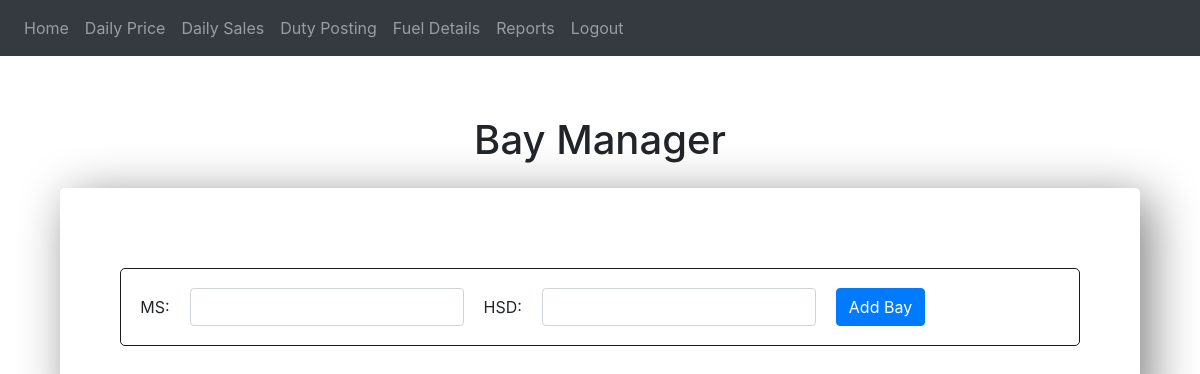
Page /baymanager (signed in) on the earlier database version.
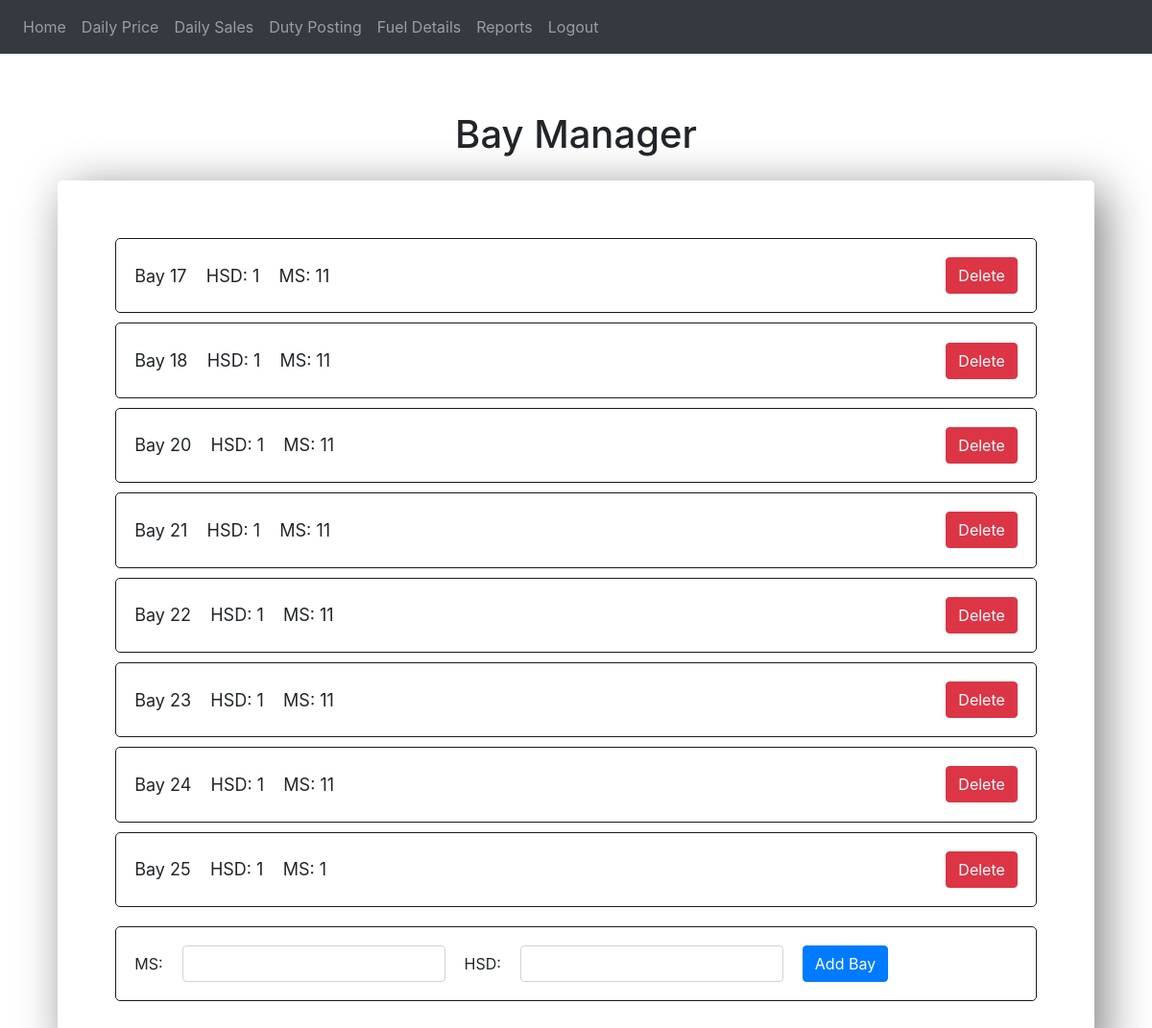
Same page on the later database version.
### website/models.py (models this page shows)
class bay_manager(db.Model):
    bay_no = db.Column(db.Integer, primary_key = True)
    hsd = db.Column(db.Integer)
    ms = db.Column(db.Integer)

### website/views.py (the view, shortened to what this page needs)
@views.route('/baymanager', methods=['GET','POST'])
@login_required
def baymanager():
    MS = request.form.get("MS")
    HSD = request.form.get("HSD")
    bays = bay_manager.query.all()
    return render_template("baymanager.html", bays = bays, user=current_user)

### website/templates/baymanager.html (shortened to what this page needs)
{% extends 'base.html' %}
{% block content %}
<h1 align="center" style="margin-top: 5%;">Bay Manager</h1>
<div style="margin: 5%; margin-top: 2%; border: black 2px; padding: 5%; border-radius: 5px; box-shadow: 10px 10px 50px grey;">
      {% for bay in bays %}
      <div style="border: solid rgb(27, 26, 26) 1px; border-radius: 5px; padding: 2%; margin-bottom: 10px;">
            <div style="display: flex; align-items: center; justify-content: space-between; font-size: 18px;">
                  <div>
                        Bay {{bay.bay_no}} &nbsp;&nbsp; HSD: {{bay.hsd}} &nbsp;&nbsp; MS: {{bay.ms}}
                  </div>
                  <form action="{{ url_for('views.delete_bay', id=bay.bay_no) }}" method="post" style="float: right;">
                        <button type="submit" class="btn btn-danger">Delete</button>
                  </form>
            </div>
      </div>
      {% endfor %}
      <div style="border: solid rgb(27, 26, 26) 1px; border-radius: 5px; padding: 2%; margin-top: 20px;">
            <form class="form-inline" method="POST">
                  <label for="MS" style="margin-right: 20px;">MS:</label>
                  <input type="text" class="form-control" id="MS" name="MS" required>
                  <label for="HSD" style="margin-left: 20px; margin-right: 20px;">HSD:</label>
                  <input type="text" class="form-control" id="HSD" name="HSD" required>
                  <button type="submit" class="btn btn-primary" style="margin-left: 20px; float: right;">Add Bay</button>
            </form>
      </div>
</div>
{% endblock %}

### website/templates/base.html (shortened to what this page needs)
<!DOCTYPE html>
<html>
<head>
  <link rel="stylesheet" href="https://stackpath.bootstrapcdn.com/bootstrap/4.4.1/css/bootstrap.min.css"
 />
  <link rel="stylesheet" href="https://stackpath.bootstrapcdn.com/font-awesome/4.7.0/css/font-awesome.min.css"
 />
  <link rel='stylesheet' href='https://cdn.jsdelivr.net/npm/sweetalert2@7.12.15/dist/sweetalert2.min.css'>
</head>
<body>
  <nav class="navbar navbar-expand-lg navbar-dark bg-dark">
    <div class="collapse navbar-collapse" id="navbar">
      <div class="navbar-nav">
        {% if user.is_authenticated %}
        <a class="nav-item nav-link" id="home" href="/">Home</a>
        {% if user.user_id=="manager" %}
        <a class="nav-item nav-link" id="dailyprice" href="/dailyprice">Daily Price</a>
        <a class="nav-item nav-link" id="dailysales" href="/dailysales">Daily Sales</a>
        <a class="nav-item nav-link" id="dutyposting" href="/dutyposting">Duty Posting</a>
        <a class="nav-item nav-link" id="fueldetails" href="/fueldetails">Fuel Details</a>
        <a class="nav-item nav-link" id="reports" href="/reports">Reports</a>
        <a class="nav-item nav-link ml-auto" id="logout" href="/logout" style="float: right;">Logout</a>
        {% endif %}
        {% else %}
        <a class="nav-item nav-link" id="manlogin" href="/login">Login</a>
        {% endif %}
      </div>
  </nav>
  <div>
    {% block content %}
    {% endblock %}
  </div>
</body>
</html>

Differences in the rows shown:
added bay_manager: bay_no "17", hsd "1", ms "11"
added bay_manager: bay_no "18", hsd "1", ms "11"
added bay_manager: bay_no "20", hsd "1", ms "11"
added bay_manager: bay_no "21", hsd "1", ms "11"
added bay_manager: bay_no "22", hsd "1", ms "11"
added bay_manager: bay_no "23", hsd "1", ms "11"
added bay_manager: bay_no "24", hsd "1", ms "11"
added bay_manager: bay_no "25", hsd "1", ms "1"
